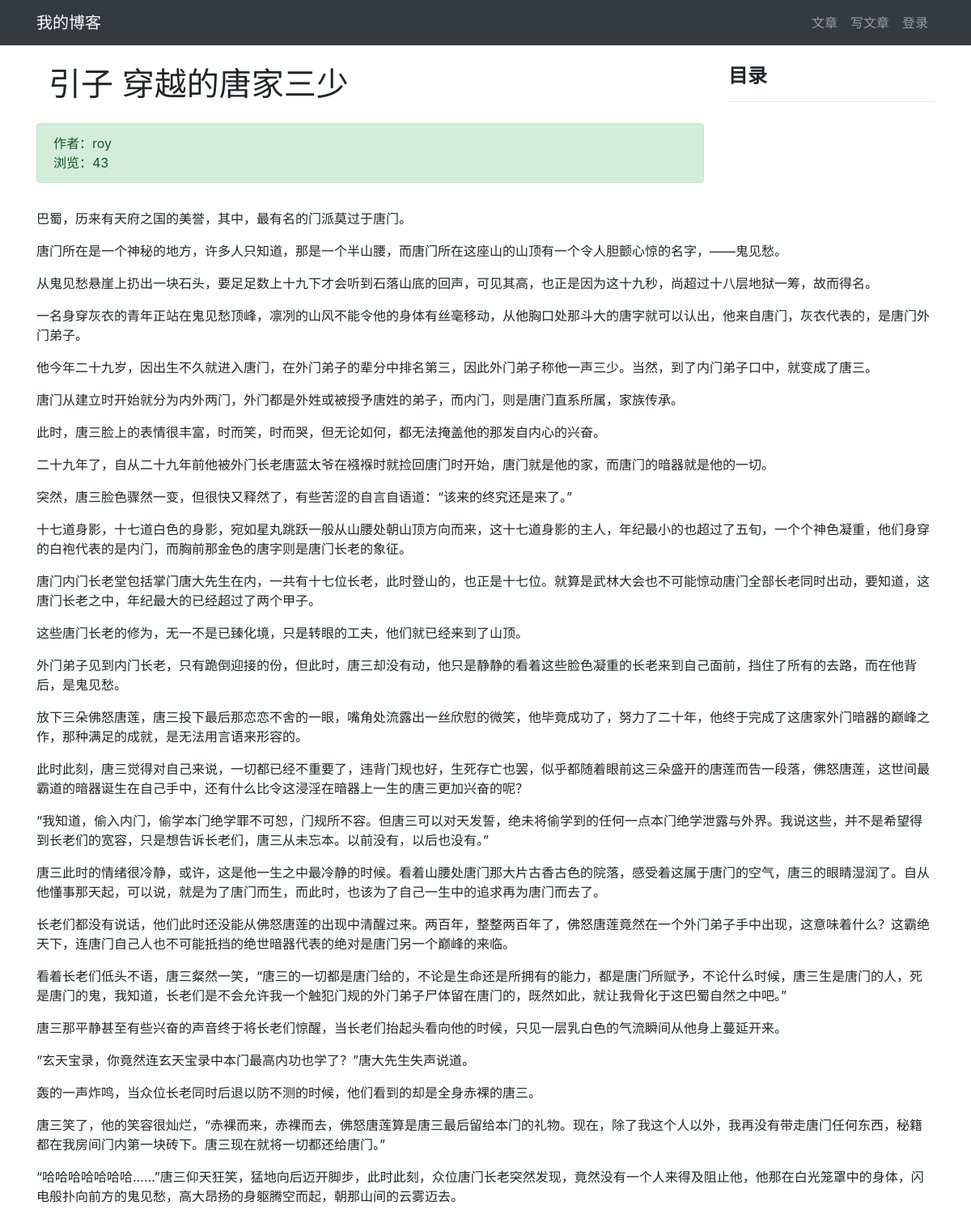
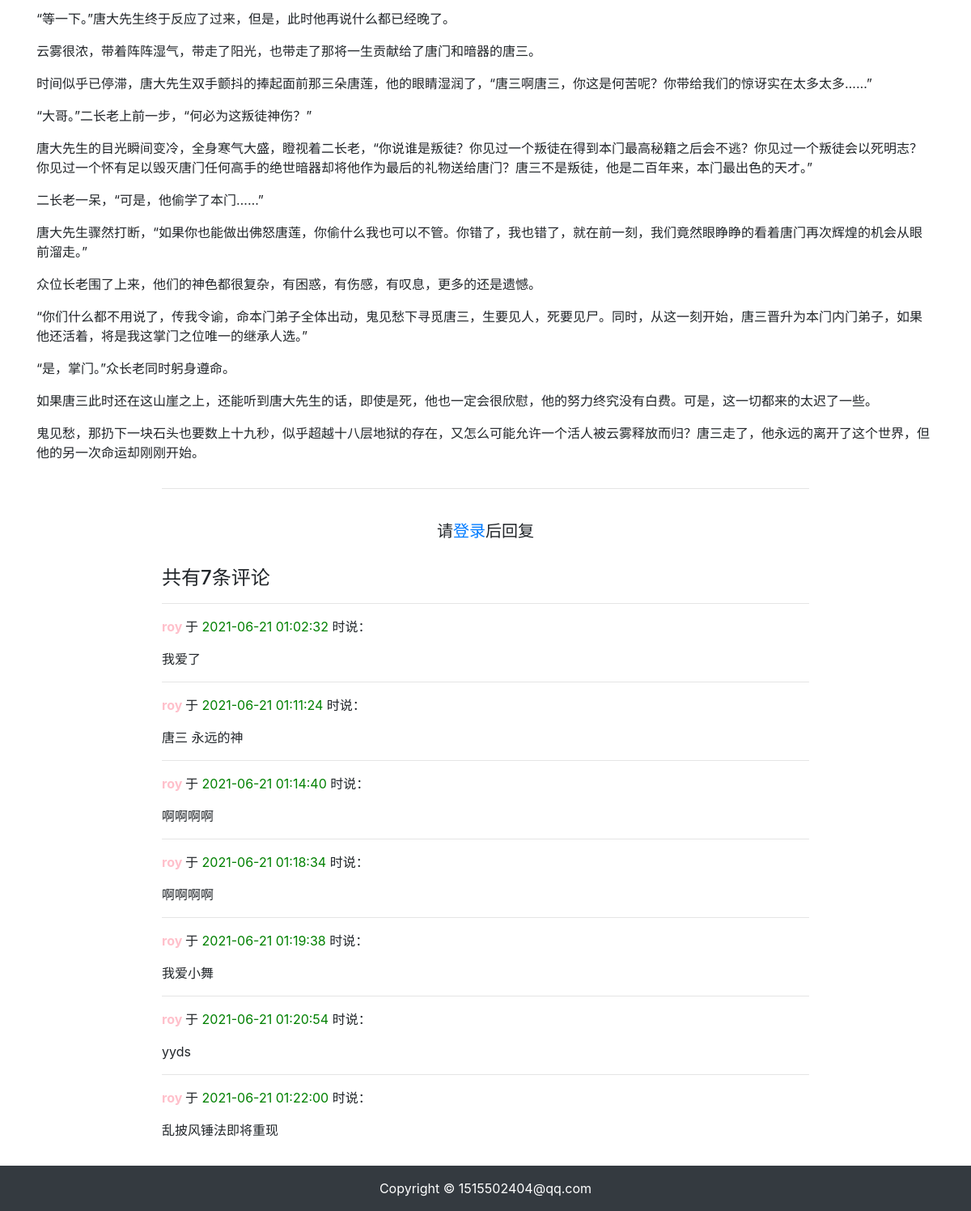
Page /article/article_detail/1/ on the committed database (2 pictures, top to bottom).
### article/models.py (models this page shows, shortened)
class ArticlePost(models.Model):
    author = models.ForeignKey(User, on_delete=models.CASCADE)
    title = models.CharField(max_length=100)
    body = models.TextField()
    created = models.DateTimeField(default=timezone.now)
    updated = models.DateTimeField(auto_now=True)
    total_views = models.PositiveIntegerField(default=0)
    class Meta:
        ordering = ('created',)

### comment/models.py (models this page shows, shortened)
class Comment(models.Model):
    article = models.ForeignKey(
        ArticlePost,
        on_delete=models.CASCADE,
        related_name='comments'
    )
    user = models.ForeignKey(
        User,
        on_delete=models.CASCADE,
        related_name='comments'
    )
    body = models.TextField()
    created = models.DateTimeField(auto_now_add=True)
    class Meta:
        ordering = ('created',)

### article/views.py (the view)
# urls.py: path('article_detail/<int:id>/', views.article_detail, name='article_detail'),
def article_detail(request, id):
    article = ArticlePost.objects.get(id=id)
    comments = Comment.objects.filter(article=id)
    article.total_views += 1
    article.save(update_fields=['total_views'])
    article.body = markdown.markdown(
        article.body,
        extensions=[
            'markdown.extensions.extra',
            'markdown.extensions.codehilite',
            'markdown.extensions.toc',
        ]
    )
    md = markdown.Markdown(
        extensions=[
        'markdown.extensions.extra',
        'markdown.extensions.codehilite',
        'markdown.extensions.toc',
        ]
    )
    article.body = md.convert(article.body)
    context = {'article': article, 'toc': md.toc, 'comments': comments}
    return render(request, 'article/detail.html', context)

### templates/article/detail.html (shortened to what this page needs)
{% extends "base.html" %}
{% load static %}
{% block content %}
<div class="container">
    <div class="row">
        <div class="col-9">
            <h1 class="col-12 mt-4 mb-4">{{ article.title }}</h1>
            <div class="col-12 alert alert-success">作者：{{ article.author }}
                <div>
                    浏览：{{ article.total_views }}
                </div>
            </div>
        </div>
        <div class="col-3 mt-4">
            <h4><strong>目录</strong></h4>
            <hr>
        </div>
        <div class="col-12">
            <p>{{ article.body|safe }}</p>
        </div>
    </div>
</div>
<div style="margin-right: 200px;
    margin-left: 200px;">
    <hr>
    {% if user.is_authenticated %}
        <div>
            <form
                action="{% url 'comment:post_comment' article.id %}"
                method="POST"
            >
            {% csrf_token %}
                <div class="form-group">
                    <label for="body">
                        <strong>
                            我也要发言：
                        </strong>
                    </label>
                    <textarea
                        type="text"
                        class="form-control"
                        id="body"
                        name="body"
                        rows="2"></textarea>
                </div>
                <button type="submit" class="btn btn-primary ">发送</button>
            </form>
        </div>
        <br>
    {% else %}
        <br>
        <h5 class="row justify-content-center">
            请<a href="{% url 'userprofile:login' %}">登录</a>后回复
        </h5>
        <br>
    {% endif %}
    <h4>共有{{ comments.count }}条评论</h4>
    <div>
        {% for comment in comments %}
            <hr>
            <p>
                <strong style="color: pink">
                    {{ comment.user }}
                </strong> 于
                <span style="color: green">
                    {{ comment.created|date:"Y-m-d H:i:s" }}
                </span> 时说：
            </p>
            <pre style="font-family: inherit; font-size: 1em;">
{{ comment.body }}</pre>
        {% endfor %}
    </div>
</div>
{% endblock content %}

### templates/base.html (shortened to what this page needs)
{% load static %}
<html lang="zh-cn">
<head>
    <link rel="stylesheet" href="{% static 'bootstrap/css/bootstrap.min.css' %}">
    <link rel="stylesheet" href="{% static 'md_css/monokai.css' %}">
</head>
<body>
    {% include 'header.html' %}
    {% block content %}{% endblock content %}
    {% include 'footer.html' %}
</body>
</html>

### templates/header.html (shortened to what this page needs)
<!DOCTYPE html>
<html lang="en">
<head>
</head>
<body>
<nav class="navbar navbar-expand-lg navbar-dark bg-dark">
  <div class="container">
    <a class="navbar-brand" href="#">我的博客</a>
    <div>
        <ul class="navbar-nav">
            <li class="nav-item">
                <a class="nav-link" href="{% url 'article:article_list' %}">文章</a>
            </li>
            <li class="nav-item">
                <a class="nav-link" href="{% url 'article:article_create' %}">写文章</a>
            </li>
            {% if user.is_authenticated %}
                <li class="nav-item dropdown" style="float: left">
                    <a class="nav-link dropdown-toggle" href="#" id="navbarDropdown" role="button"
                       data-toggle="dropdown" aria-haspopup="true" aria-expanded="false">
                        {{ user.username }}
                    </a>
                    <div class="dropdown-menu" aria-labelledby="navbarDropdown">
                        <a class="dropdown-item" href='{% url "userprofile:edit" user.id %}'>个人信息</a>
                        <a class="dropdown-item" href='{% url "userprofile:logout" %}'>退出登录</a>
                        <a class="dropdown-item" href="#" onclick="user_delete()">删除用户</a>
                    </div>
                </li>
            {% else %}
                <li class="nav-item">
                    <a class="nav-link" href="{% url 'userprofile:login' %}">登录</a>
                </li>
            {% endif %}
        </ul>
    </div>
  </div>
</nav>
</body>
</html>

### templates/footer.html
{% load static %}
<div>
    <br><br><br>
</div>
<footer class="py-3 bg-dark fixed-bottom">
    <div class="container">
        <p class="m-0 text-center text-white">Copyright &copy; 1515502404@qq.com</p>
    </div>
</footer>

### rows in the picture
ArticlePost: title "引子 穿越的唐家三少", author "roy", total_views "43", body "巴蜀，历来有天府之国的美誉，其中，最有名的门派莫过于唐门。 唐门所在是一个神秘的地方，许多人只知道，那是一个半山腰，而唐门所在这座山的山顶有一个令人胆颤心惊的名字，——鬼见愁。 从鬼见愁悬崖上扔出一块石头，要足足数上十九下才会听到石落山底的回声，可见其高，也正是因为这十九秒，尚超过十八层地狱一筹，故而得名。 一名身穿灰衣的青年正站在鬼见愁顶峰，凛冽的山风不能令他的身体有丝毫移动，从他胸口处那斗大的唐字就可以认出，他来自唐门，灰衣代表的，是唐门外门弟子。 他今年二十九岁，因出生不久就进入唐门，在外门弟子的辈分中排名第三，因此外门弟子称他一声三少。当然，到了内门弟子口中，就变成了唐三。 唐门从建立时开始就分为内外两门，外门都是外姓或被授予唐姓的弟子，而内门，则是唐门直系所属，家族传承。 此时，唐三脸上的表情很丰富，时而笑，时而哭，但无论如何，都无法掩盖他的那发自内心的兴奋。 二十九年了，自从二十九年前他被外门长老唐蓝太爷在襁褓时就捡回唐门时开始，唐门就是他的家，而唐门的暗器就是他的一切。 突然，唐三脸色骤然一变，但很快又释然了，有些苦涩的自言自语道：“该来的终究还是来了。” 十七道身影，十七道白色的身影，宛如星丸跳跃一般从山腰处朝山顶方向而来，这十七道身影的主人，年纪最小的也超过了五旬，一个个神色凝重，他们身穿的白袍代表的是内门，而胸前那金色的唐字则是唐门长老的象征。 唐门内门长老堂包括掌门唐大先生在内，一共有十七位长老，此时登山的，也正是十七位。就算是武林大会也不可能惊动唐门全部长老同时出动，要知道，这唐门长老之中，年纪最大的已经超过了两个甲子。…"
Comment: user "roy", created "2021-06-21 01:02:32", body "我爱了"
Comment: user "roy", created "2021-06-21 01:11:24", body "唐三 永远的神"
Comment: user "roy", created "2021-06-21 01:14:40", body "啊啊啊啊"
Comment: user "roy", created "2021-06-21 01:18:34", body "啊啊啊啊"
Comment: user "roy", created "2021-06-21 01:19:38", body "我爱小舞"
Comment: user "roy", created "2021-06-21 01:20:54", body "yyds"
Comment: user "roy", created "2021-06-21 01:22:00", body "乱披风锤法即将重现"

### other values in the picture
{{ comments.count }} "7"
